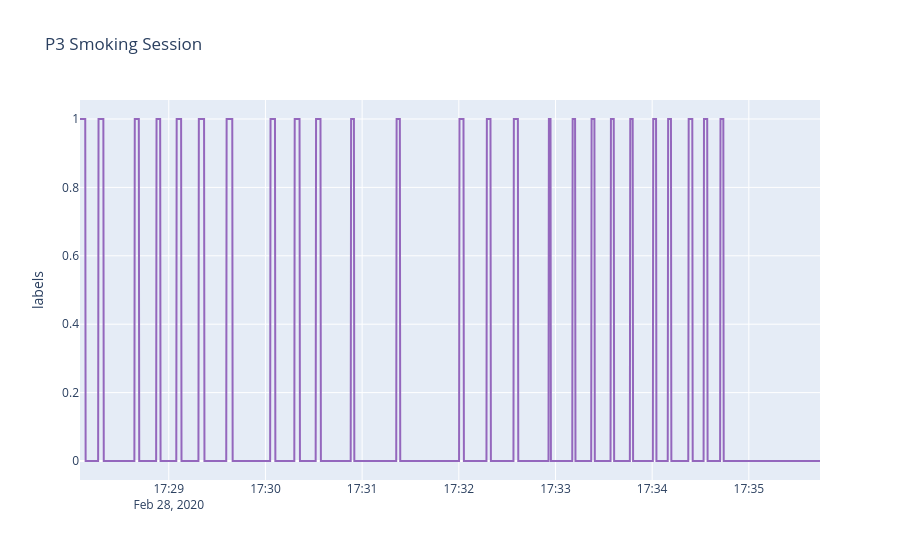
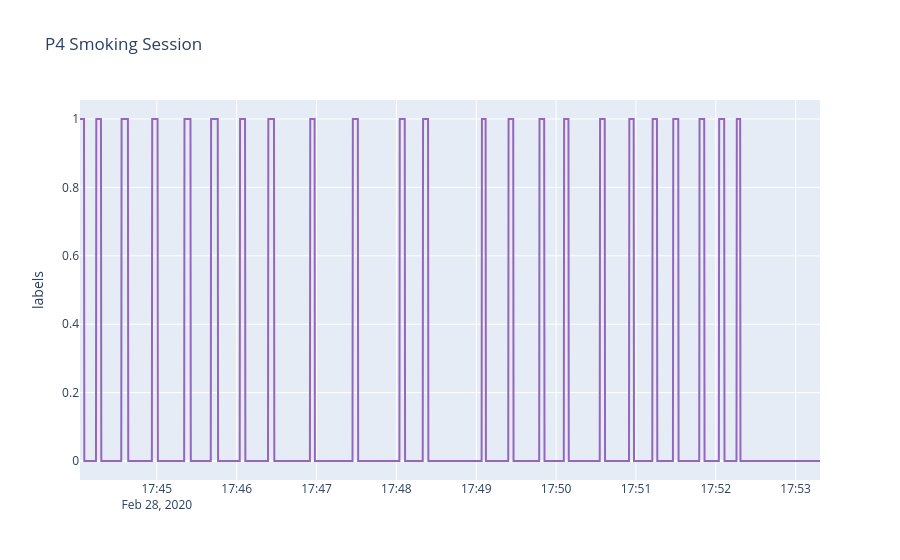
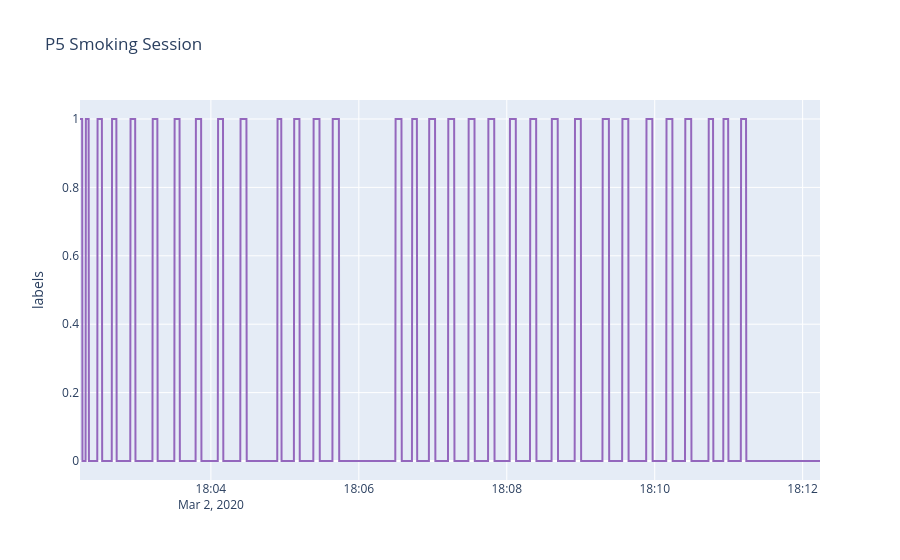
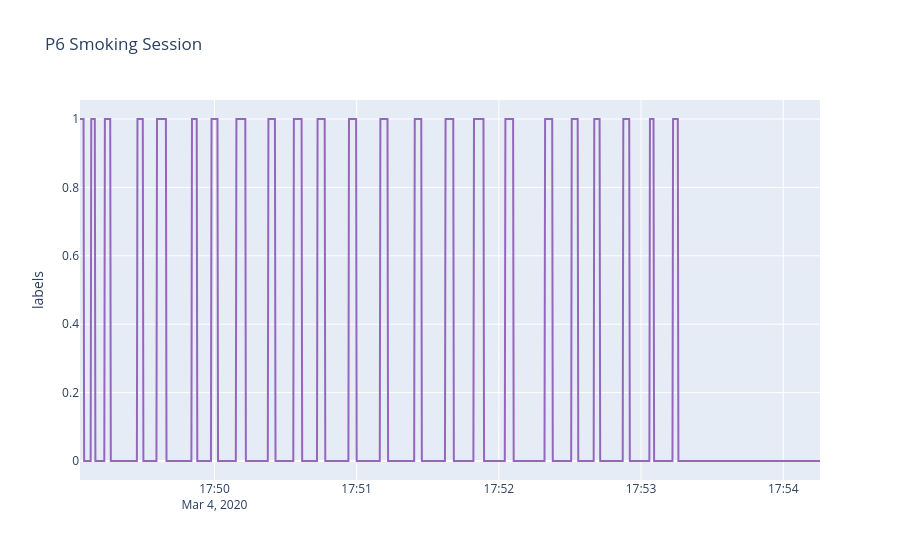

The cell these charts' notebook holds for them, in order:
### Code cell
main_dir = "../Data/Pilot/Clean"
all_p = ["P"+str(x) for x in range(3,8)]
# all_p = ["P0"]
for p in all_p:
    #getting clean cp_data
    clean_cp_path = os.path.join(main_dir,p,"CP.csv") 
    cp_data = pd.read_csv(clean_cp_path,index_col=0)
    
    puff_data = pd.read_csv("/Users/rma145/Desktop/thermo-smoking/Data/Pilot/Raw/P0/Puff.csv",index_col=0)
    
    
    smoking = smoking_sesh(cp_data,puff_data)
    
    #plotting the smoking session
    #smoking.plot() # this one is for regular plot
    smoking_sesh_plots(smoking) # this is for fancy plotting
    
    smoking.to_csv(os.path.join(main_dir,p,"CP_ts.csv"))

### Figure 1 — Plotly figure (JSON) as saved in the notebook; plotly's stock layout.template omitted (floating-point values rounded to 4 significant figures; data arrays with more than 128 entries replaced by an {"elided": "..."} marker saying what was removed)
{"data": [{"line": {"color": "#9467bd"}, "name": "label", "type": "scatter", "x": {"elided": "1838 str values"}, "y": {"elided": "1838 int values"}}], "layout": {"title": {"text": "P3 Smoking Session"}, "yaxis": {"title": {"text": "labels"}}}}

### Figure 2 — Plotly figure (JSON) as saved in the notebook; plotly's stock layout.template omitted (floating-point values rounded to 4 significant figures; data arrays with more than 128 entries replaced by an {"elided": "..."} marker saying what was removed)
{"data": [{"line": {"color": "#9467bd"}, "name": "label", "type": "scatter", "x": {"elided": "2225 str values"}, "y": {"elided": "2225 int values"}}], "layout": {"title": {"text": "P4 Smoking Session"}, "yaxis": {"title": {"text": "labels"}}}}

### Figure 3 — Plotly figure (JSON) as saved in the notebook; plotly's stock layout.template omitted (floating-point values rounded to 4 significant figures; data arrays with more than 128 entries replaced by an {"elided": "..."} marker saying what was removed)
{"data": [{"line": {"color": "#9467bd"}, "name": "label", "type": "scatter", "x": {"elided": "2402 str values"}, "y": {"elided": "2402 int values"}}], "layout": {"title": {"text": "P5 Smoking Session"}, "yaxis": {"title": {"text": "labels"}}}}

### Figure 4 — Plotly figure (JSON) as saved in the notebook; plotly's stock layout.template omitted (floating-point values rounded to 4 significant figures; data arrays with more than 128 entries replaced by an {"elided": "..."} marker saying what was removed)
{"data": [{"line": {"color": "#9467bd"}, "name": "label", "type": "scatter", "x": {"elided": "1250 str values"}, "y": {"elided": "1250 int values"}}], "layout": {"title": {"text": "P6 Smoking Session"}, "yaxis": {"title": {"text": "labels"}}}}
